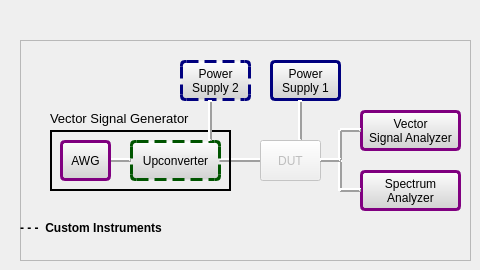
                 <widget class="QWidget" name="awg_upWorkflow">
                  <widget class="QFrame" name="frame_3">
                   <property name="geometry">
                    <rect>
                     <x>20</x>
                     <y>40</y>
                     <width>451</width>
                     <height>221</height>
                    </rect>
                   </property>
                   <property name="frameShape">
                    <enum>QFrame::StyledPanel</enum>
                   </property>
                   <property name="frameShadow">
                    <enum>QFrame::Raised</enum>
                   </property>
                   <widget class="QLabel" name="label_65">
                    <property name="geometry">
                     <rect>
                      <x>0</x>
                      <y>180</y>
                      <width>161</width>
                      <height>16</height>
                     </rect>
                    </property>
                    <property name="font">
                     <font>
                      <family>Arial</family>
                      <pointsize>9</pointsize>
                      <weight>75</weight>
                      <bold>true</bold>
                     </font>
                    </property>
                    <property name="text">
                     <string>- - -  Custom Instruments</string>
                    </property>
                   </widget>
                   <widget class="QPushButton" name="pushButton_4">
                    <property name="geometry">
                     <rect>
                      <x>250</x>
                      <y>20</y>
                      <width>71</width>
                      <height>41</height>
                     </rect>
                    </property>
                    <property name="font">
                     <font>
                      <family>Arial</family>
                      <pointsize>9</pointsize>
                      <weight>50</weight>
                      <bold>false</bold>
                     </font>
                    </property>
                    <property name="cursor">
                     <cursorShape>PointingHandCursor</cursorShape>
                    </property>
                    <property name="styleSheet">
                     <string notr="true">QPushButton {border:3px solid rgb(0, 0, 127); background-color:qlineargradient(spread:pad, x1:1, y1:1, x2:1, y2:0, stop:0 rgba(209, 209, 209, 255), stop:1 rgba(254, 254, 254, 255)); border-radius:5px;}</string>
                    </property>
                    <property name="text">
                     <string>Power 
Supply 1</string>
                    </property>
                   </widget>
                   <widget class="QPushButton" name="pushButton_6">
                    <property name="geometry">
                     <rect>
                      <x>340</x>
                      <y>70</y>
                      <width>101</width>
                      <height>41</height>
                     </rect>
                    </property>
                    <property name="font">
                     <font>
                      <family>Arial</family>
                      <pointsize>9</pointsize>
                      <weight>50</weight>
                      <bold>false</bold>
                     </font>
                    </property>
                    <property name="cursor">
                     <cursorShape>PointingHandCursor</cursorShape>
                    </property>
                    <property name="styleSheet">
                     <string notr="true">QPushButton{ border:3px solid purple;  background-color:qlineargradient(spread:pad, x1:1, y1:1, x2:1, y2:0, stop:0 rgba(209, 209, 209, 255), stop:1 rgba(254, 254, 254, 255)); border-radius:5px;}</string>
                    </property>
                    <property name="text">
                     <string>Vector 
Signal Analyzer</string>
                    </property>
                   </widget>
                   <widget class="Line" name="line_4">
                    <property name="geometry">
                     <rect>
                      <x>196</x>
                      <y>110</y>
                      <width>51</width>
                      <height>20</height>
                     </rect>
                    </property>
                    <property name="frameShadow">
                     <enum>QFrame::Raised</enum>
                    </property>
                    <property name="lineWidth">
                     <number>2</number>
                    </property>
                    <property name="orientation">
                     <enum>Qt::Horizontal</enum>
                    </property>
                   </widget>
                   <widget class="Line" name="line_7">
                    <property name="geometry">
                     <rect>
                      <x>310</x>
                      <y>90</y>
                      <width>20</width>
                      <height>31</height>
                     </rect>
                    </property>
                    <property name="frameShadow">
                     <enum>QFrame::Raised</enum>
                    </property>
                    <property name="lineWidth">
                     <number>2</number>
                    </property>
                    <property name="orientation">
                     <enum>Qt::Vertical</enum>
                    </property>
                   </widget>
                   <widget class="QPushButton" name="pushButton_3">
                    <property name="geometry">
                     <rect>
                      <x>160</x>
                      <y>20</y>
                      <width>71</width>
                      <height>41</height>
                     </rect>
                    </property>
                    <property name="font">
                     <font>
                      <family>Arial</family>
                      <pointsize>9</pointsize>
                      <weight>50</weight>
                      <bold>false</bold>
                     </font>
                    </property>
                    <property name="cursor">
                     <cursorShape>PointingHandCursor</cursorShape>
                    </property>
                    <property name="styleSheet">
                     <string notr="true">QPushButton {border:3px dashed rgb(0, 0, 127); background-color:qlineargradient(spread:pad, x1:1, y1:1, x2:1, y2:0, stop:0 rgba(209, 209, 209, 255), stop:1 rgba(254, 254, 254, 255)); border-radius:5px;}</string>
                    </property>
                    <property name="text">
                     <string>Power 
Supply 2</string>
                    </property>
                   </widget>
                   <widget class="QPushButton" name="pushButton_7">
                    <property name="geometry">
                     <rect>
                      <x>340</x>
                      <y>130</y>
                      <width>101</width>
                      <height>41</height>
                     </rect>
                    </property>
                    <property name="font">
                     <font>
                      <family>Arial</family>
                      <pointsize>9</pointsize>
                      <weight>50</weight>
                      <bold>false</bold>
                     </font>
                    </property>
                    <property name="cursor">
                     <cursorShape>PointingHandCursor</cursorShape>
                    </property>
                    <property name="styleSheet">
                     <string notr="true">QPushButton{ border:3px solid purple;  background-color:qlineargradient(spread:pad, x1:1, y1:1, x2:1, y2:0, stop:0 rgba(209, 209, 209, 255), stop:1 rgba(254, 254, 254, 255)); border-radius:5px;}</string>
                    </property>
                    <property name="text">
                     <string>Spectrum 
Analyzer</string>
                    </property>
                   </widget>
                   <widget class="Line" name="line_5">
                    <property name="geometry">
                     <rect>
                      <x>270</x>
                      <y>60</y>
                      <width>20</width>
                      <height>41</height>
                     </rect>
                    </property>
                    <property name="frameShadow">
                     <enum>QFrame::Raised</enum>
                    </property>
                    <property name="lineWidth">
                     <number>2</number>
                    </property>
                    <property name="orientation">
                     <enum>Qt::Vertical</enum>
                    </property>
                   </widget>
                   <widget class="QPushButton" name="pushButton_5">
                    <property name="enabled">
                     <bool>false</bool>
                    </property>
                    <property name="geometry">
                     <rect>
                      <x>240</x>
                      <y>100</y>
                      <width>61</width>
                      <height>41</height>
                     </rect>
                    </property>
                    <property name="font">
                     <font>
                      <family>Arial</family>
                      <pointsize>9</pointsize>
                     </font>
                    </property>
                    <property name="text">
                     <string>DUT</string>
                    </property>
                   </widget>
                   <widget class="Line" name="line_8">
                    <property name="geometry">
                     <rect>
                      <x>310</x>
                      <y>120</y>
                      <width>21</width>
                      <height>31</height>
                     </rect>
                    </property>
                    <property name="frameShadow">
                     <enum>QFrame::Raised</enum>
                    </property>
                    <property name="lineWidth">
                     <number>2</number>
                    </property>
                    <property name="orientation">
                     <enum>Qt::Vertical</enum>
                    </property>
                   </widget>
                   <widget class="QFrame" name="frame">
                    <property name="geometry">
                     <rect>
                      <x>30</x>
                      <y>90</y>
                      <width>181</width>
                      <height>61</height>
                     </rect>
                    </property>
                    <property name="frameShape">
                     <enum>QFrame::Box</enum>
                    </property>
                    <property name="frameShadow">
                     <enum>QFrame::Plain</enum>
                    </property>
                    <property name="lineWidth">
                     <number>2</number>
                    </property>
                    <widget class="QPushButton" name="awgWorkflowButton_2">
                     <property name="geometry">
                      <rect>
                       <x>10</x>
                       <y>10</y>
                       <width>51</width>
                       <height>41</height>
                      </rect>
                     </property>
                     <property name="font">
                      <font>
                       <family>Arial</family>
                       <pointsize>9</pointsize>
                       <weight>50</weight>
                       <bold>false</bold>
                      </font>
                     </property>
                     <property name="cursor">
                      <cursorShape>ArrowCursor</cursorShape>
                     </property>
                     <property name="styleSheet">
                      <string notr="true">QPushButton{ border:3px solid purple;  background-color:qlineargradient(spread:pad, x1:1, y1:1, x2:1, y2:0, stop:0 rgba(209, 209, 209, 255), stop:1 rgba(254, 254, 254, 255)); border-radius:5px;}</string>
                     </property>
                     <property name="text">
                      <string>AWG</string>
                     </property>
                    </widget>
                    <widget class="QPushButton" name="upButton">
                     <property name="geometry">
                      <rect>
                       <x>80</x>
                       <y>10</y>
                       <width>91</width>
                       <height>41</height>
                      </rect>
                     </property>
                     <property name="font">
                      <font>
                       <family>Arial</family>
                       <pointsize>9</pointsize>
                       <weight>50</weight>
                       <bold>false</bold>
                      </font>
                     </property>
                     <property name="cursor">
                      <cursorShape>PointingHandCursor</cursorShape>
                     </property>
                     <property name="styleSheet">
                      <string notr="true">QPushButton{ border:3px dashed #005500;  background-color:qlineargradient(spread:pad, x1:1, y1:1, x2:1, y2:0, stop:0 rgba(209, 209, 209, 255), stop:1 rgba(254, 254, 254, 255)); border-radius:5px;}</string>
                     </property>
                     <property name="text">
                      <string>Upconverter</string>
                     </property>
                    </widget>
                    <widget class="Line" name="line">
                     <property name="geometry">
                      <rect>
                       <x>60</x>
                       <y>20</y>
                       <width>21</width>
                       <height>20</height>
                      </rect>
                     </property>
                     <property name="styleSheet">
                      <string notr="true"/>
                     </property>
                     <property name="frameShadow">
                      <enum>QFrame::Raised</enum>
                     </property>
                     <property name="lineWidth">
                      <number>2</number>
                     </property>
                     <property name="orientation">
                      <enum>Qt::Horizontal</enum>
                     </property>
                    </widget>
                    <zorder>line</zorder>
                    <zorder>awgWorkflowButton_2</zorder>
                    <zorder>upButton</zorder>
                   </widget>
                   <widget class="Line" name="line_6">
                    <property name="geometry">
                     <rect>
                      <x>300</x>
                      <y>110</y>
                      <width>21</width>
                      <height>20</height>
                     </rect>
                    </property>
                    <property name="frameShadow">
                     <enum>QFrame::Raised</enum>
                    </property>
                    <property name="lineWidth">
                     <number>2</number>
                    </property>
                    <property name="orientation">
                     <enum>Qt::Horizontal</enum>
                    </property>
                   </widget>
                   <widget class="Line" name="line_9">
                    <property name="geometry">
                     <rect>
                      <x>320</x>
                      <y>140</y>
                      <width>21</width>
                      <height>20</height>
                     </rect>
                    </property>
                    <property name="frameShadow">
                     <enum>QFrame::Raised</enum>
                    </property>
                    <property name="lineWidth">
                     <number>2</number>
                    </property>
                    <property name="orientation">
                     <enum>Qt::Horizontal</enum>
                    </property>
                   </widget>
                   <widget class="QLabel" name="label_39">
                    <property name="geometry">
                     <rect>
                      <x>30</x>
                      <y>70</y>
                      <width>141</width>
                      <height>16</height>
                     </rect>
                    </property>
                    <property name="font">
                     <font>
                      <pointsize>10</pointsize>
                     </font>
                    </property>
                    <property name="text">
                     <string>Vector Signal Generator</string>
                    </property>
                   </widget>
                   <widget class="Line" name="line_10">
                    <property name="geometry">
                     <rect>
                      <x>320</x>
                      <y>80</y>
                      <width>21</width>
                      <height>20</height>
                     </rect>
                    </property>
                    <property name="frameShadow">
                     <enum>QFrame::Raised</enum>
                    </property>
                    <property name="lineWidth">
                     <number>2</number>
                    </property>
                    <property name="orientation">
                     <enum>Qt::Horizontal</enum>
                    </property>
                   </widget>
                   <widget class="Line" name="line_3">
                    <property name="geometry">
                     <rect>
                      <x>180</x>
                      <y>60</y>
                      <width>20</width>
                      <height>41</height>
                     </rect>
                    </property>
                    <property name="frameShadow">
                     <enum>QFrame::Raised</enum>
                    </property>
                    <property name="lineWidth">
                     <number>2</number>
                    </property>
                    <property name="orientation">
                     <enum>Qt::Vertical</enum>
                    </property>
                   </widget>
                  </widget>
                 </widget>
